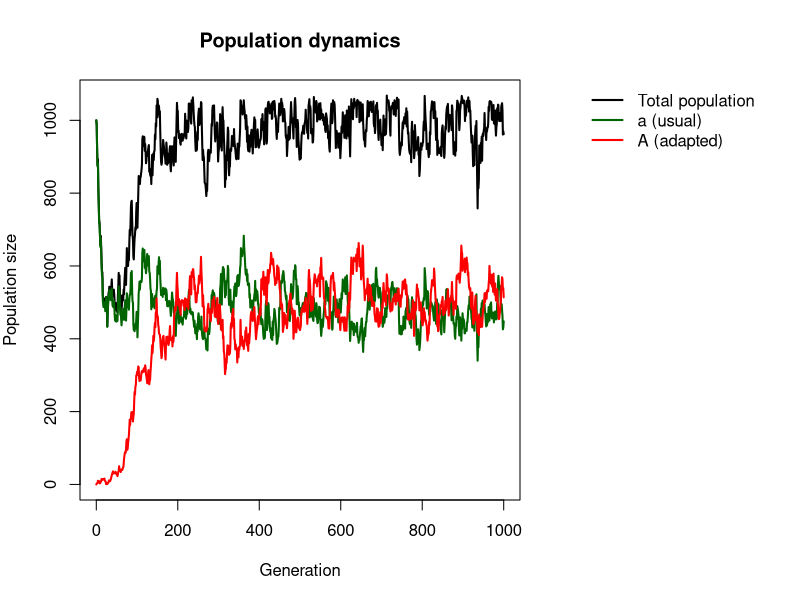
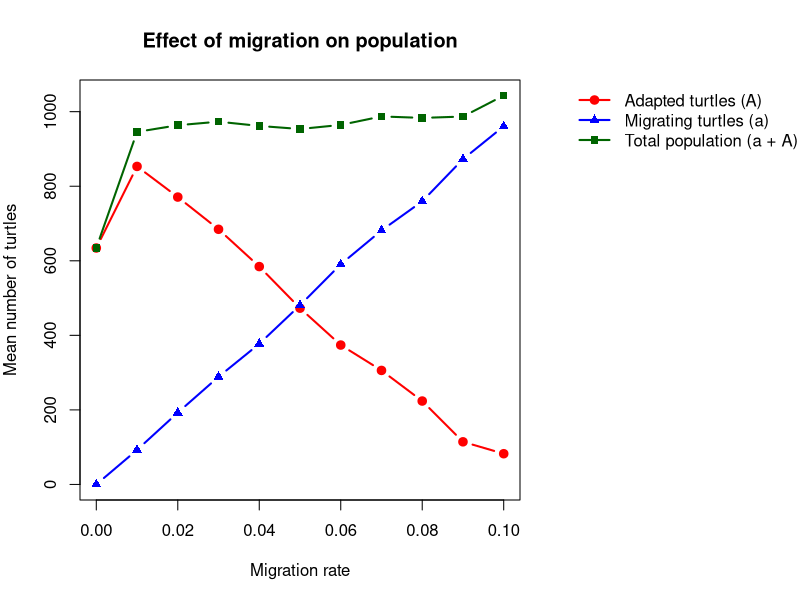

Source code (R) for these figures, in order:
## ---- chunk 1
# FUNCTION 1: SIMULATE ONE GENERATION

# The model includes two turtle types:
# a = usual turtles, which are affected by warming
# A = adapted turtles, which have a relative growth advantage

simulate_one_gen <- function(N_a, N_A, decay_rate, sel_coeff, mut_rate, mig_rate, N_source_a, carrying_capacity = 1000) {

# STEP 1: Generate offspring for each turtle type

# For type a, the expected number of offspring is reduced
# by the warming-related decay rate.
# For type A, offspring production depends on its current population, its selection advantage, warming and how close the total population is to carrying capacity.
  offsp_a <- rpois(1, N_a * (1 - decay_rate))
  offsp_A <- rpois(1, N_A + N_A * (sel_coeff - decay_rate) * (1 - (N_a + N_A) / carrying_capacity))

# Calculate the total number of offspring of both types.
  offsp_total <- offsp_A + offsp_a

# If the total exceeds carrying capacity, randomly retain individuals until the population is within the limit.
  if (offsp_total > carrying_capacity) 
    {
    
    offsp_a <- rbinom(1, carrying_capacity, offsp_a / offsp_total)

# The remaining individuals belong to type A.
    offsp_A <- carrying_capacity - offsp_a
  }

# STEP 2: Simulate mutation from type a to type A

# The expected number of mutations depends on the number of type-a offspring and the mutation rate.
  mut_a_to_A <- rpois(1, offsp_a * mut_rate)

# STEP 3: Simulate immigration from the source beach

# The number of immigrants is determined by the source population size and the migration rate.
# In this model, immigrants are type a, not type A.
  mig_a <- rpois(1, N_source_a * mig_rate)

# STEP 4: Calculate the population sizes in the next generation

# Type a loses individuals through mutation but gains individuals through immigration.
  N_a_new <- offsp_a - mut_a_to_A + mig_a

# Type A gains the individuals that mutated from type a.
# Existing type-A offspring remain part of this population.
  N_A_new <- offsp_A + mut_a_to_A

# Return the updated populations for the next generation.
  return(c(
    N_a = N_a_new,
    N_A = N_A_new
  ))

}

print(simulate_one_gen(N_a = 100, N_A = 0, decay_rate = 0.1, sel_coeff = 0.2, mut_rate = 0.01, mig_rate = 0.05, N_source_a = 1000, carrying_capacity = 1000))

## ---- chunk 2
# FUNCTION 2: SIMULATE THE POPULATION

# This function simulates how the populations of type a and type A change over several generations.

# It uses simulate_one_gen() to calculate the population in the next generation and saves the results at every step.

simulate_pop <- function(N_init_a, N_init_A, decay_rate, sel_coeff,
                         mut_rate, mig_rate, N_source_a, t_max,
                         carrying_capacity = 1000) {

# Store the initial population.
# The simulation starts with N_init_a usual turtles and N_init_A adapted turtles.
  pop_vector <- c(N_init_a, N_init_A)

# Store the current population.
# This vector is updated at every generation.
  pop_new <- c(N_init_a, N_init_A)

# Run the simulation for t_max generations.
# seq_len(t_max) produces the numbers from 1 to t_max.
  for (i in seq_len(t_max)) {

# Simulate the next generation using Function 1.
# pop_new[1] is the current number of a turtles.
# pop_new[2] is the current number of A turtles.
# The other describe warming, selection, mutation, migration and carrying capacity.
    pop_new <- simulate_one_gen(
      pop_new[1], pop_new[2],
      decay_rate, sel_coeff, mut_rate,
      mig_rate, N_source_a, carrying_capacity
    )

# Add the newly calculated population as a new row.
# This stores the population sizes for every generation, rather than keeping only the final result.
    pop_vector <- rbind(pop_vector, pop_new)
  }

# Label the rows with their generation numbers.
# The first row is generation 0, which contains the initial population. The last row corresponds to generation t_max.
  rownames(pop_vector) <- 0:(nrow(pop_vector) - 1)

# Name the two columns according to the turtle types.
# Generations remain row names; they are not a population column.
  colnames(pop_vector) <- c("a", "A")

# Return the complete population trajectory.
# The result contains two columns (a and A) and one row for the initial population and every simulated generation.
  return(pop_vector)
}


# MODEL PARAMETERS

# Set the number of generations to simulate.
# The model will calculate generations 1 to 1000 after
# starting with the initial population at generation 0.
max_gen <- 1000


# PLOT 1: GENERATION VS POPULATION SIZE

# Run the population simulation with the chosen parameters.
output <- simulate_pop(
  N_init_a = 1000,          # Initial number of usual turtles
  N_init_A = 0,             # Initially, there are no adapted turtles
  decay_rate = 0.1,         # Negative effect of warming
  sel_coeff = 0.2,          # Relative growth advantage of type A
  mut_rate = 0.001,         # Mutation rate from a to A
  mig_rate = 0.05,          # Migration rate from the source beach
  N_source_a = 1000,        # Number of turtles in the source population
  t_max = max_gen,          # Number of generations to simulate
  carrying_capacity = 1000  # Maximum population size for the offspring step
)

# Create a separate display table.
# The row names from output are shown in a column named Generations.
# This does not change the original output matrix.
output_table <- data.frame(
  Generations = as.integer(rownames(output)),
  a = output[, "a"],
  A = output[, "A"]
)

# Print the last six generations, including generation 1000.
print(tail(output_table), row.names = FALSE)


# GENERATION NUMBERS FOR PLOT 1

# Create the generation numbers for the x-axis.
# There are 1001 population records, from generation 0 to 1000.
x_range <- 0:(nrow(output) - 1)

## ---- chunk 3
# Leave space on the right for the legend
par(mar = c(5, 4, 4, 14), xpd = NA)

# Total population
plot(
  x_range, rowSums(output),
  type = "l",
  col = "black",
  lwd = 2,
  ylim = c(0, max(rowSums(output))),
  xlab = "Generation",
  ylab = "Population size",
  main = "Population dynamics"
)

# Type a and type A
lines(x_range, output[, "a"], col = "darkgreen", lwd = 2)
lines(x_range, output[, "A"], col = "red", lwd = 2)

# Legend OUTSIDE the plot, on the right
legend(
  "topright",
  inset = c(-0.55, 0),
  legend = c("Total population", "a (usual)", "A (adapted)"),
  col = c("black", "darkgreen", "red"),
  lty = 1,
  lwd = 2,
  bty = "n",
  xpd = NA
)

# Restore the standard margins
par(mar = c(5, 4, 4, 2), xpd = FALSE)

## ---- chunk 4
# PLOTS 2: EFFECT OF MIGRATION

# Migration rates to compare
migration_rates <- seq(0, 0.10, by = 0.01)

# Repeat simulations to account for random variation
n_replicates <- 30

# Store the mean results for each migration rate
adapted_A <- numeric(length(migration_rates))
mig_a <- 1000 * migration_rates # Expected number of migrating turtles per generation
population_size <- numeric(length(migration_rates))


for (j in seq_along(migration_rates)) {

  # Store the final results of repeated simulations
  results <- matrix(NA_real_, nrow = n_replicates, ncol = 3)

  for (rep in seq_len(n_replicates)) {

    sim <- simulate_pop(
      N_init_a = 1000,
      N_init_A = 0,
      decay_rate = 0.1,
      sel_coeff = 0.2,
      mut_rate = 0.001,
      mig_rate = migration_rates[j], 
      N_source_a = 1000,
      t_max = max_gen,
      carrying_capacity = 1000
    )

# Number of A and a turtles at the final generation
    results[rep, 1] <- sim[nrow(sim), "A"]
    
    results[rep, 2] <- sim[nrow(sim), "a"]
    
# Total population at the final generation
    results[rep, 3] <- sum(sim[nrow(sim), ])
  }

# Calculate the mean across replicate simulations
  adapted_A[j] <- mean(results[, 1])
  mig_a [j] <- mean(results[, 2])
  population_size[j] <- mean(results[, 3])
}

# PLOT 2: MIGRATION VS POPULATION TYPES AND TOTAL POPULATION

# Leave space on the right for the legend
par(mar = c(5, 4, 4, 14), xpd = NA)

matplot(
  migration_rates,
  cbind(adapted_A, mig_a, population_size),
  type = "b", # Show points connected by lines
  pch = c(19, 17, 15),   # Use filled circle points
  col = c("red", "blue", "darkgreen"),
  lty = 1,
  lwd = 2,  # Set line width
  ylim = range(c(adapted_A, mig_a, population_size)),
  xlab = "Migration rate",
  ylab = "Mean number of turtles",
  main = "Effect of migration on population"
)

legend(
  "topright",
  inset = c(-0.65, 0),
  legend = c("Adapted turtles (A)", "Migrating turtles (a)", "Total population (a + A)"),
  col = c("red", "blue", "darkgreen"),
  pch = c(19, 17, 15),
  lty = 1,
  lwd = 2,
  bty = "n",
  xpd = NA
)

# Restore the standard plotting margins, leave space on the right for the legend, if needed.
par(mar = c(5, 4, 4, 2), xpd = FALSE)

## ---- chunk 5
# Calculate Frequencies
# Calculate the total local population at each generation
N_total <- output[, "a"] + output[, "A"]

# Calculate the frequency of type a
freq_a <- ifelse(
  N_total > 0,
  output[, "a"] / N_total,
  NA
)

# Calculate the frequency of type A
freq_A <- ifelse(
  N_total > 0,
  output[, "A"] / N_total,
  NA
)

# Store the results in a data frame
frequency_output <- data.frame(
  Generations = 0:(nrow(output) - 1),
  N_total = N_total,
  freq_a = freq_a,
  freq_A = freq_A
)

# Display the frequency results
print(frequency_output)
